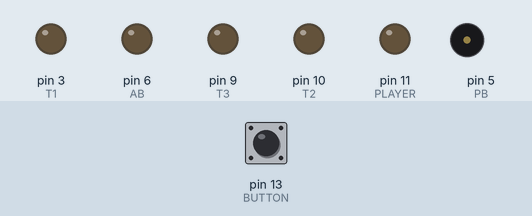
Recording of a sketch running on a simulated Arduino Uno, built with avr-gcc and run on an emulated ATmega328P. On the bench: output pins drawn as LEDs (lit = HIGH), buzzer (waves = sounding). The test bench sets the inputs (shaded band); at power-on: pin 13 (BUTTON) HIGH. Random numbers use the default seed unless the sketch sets one; what the sketch prints to the serial monitor is not drawn.

Above: at 1.2 s.
1.3 s: pin 13 (BUTTON) pulled LOW for 0.15 s
At 2.1 s:
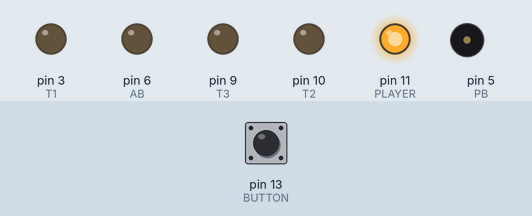
At 2.71 s:
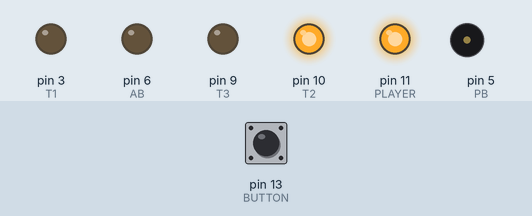
4.3 s: pin 13 (BUTTON) pulled LOW for 1 s
At 6.38 s:
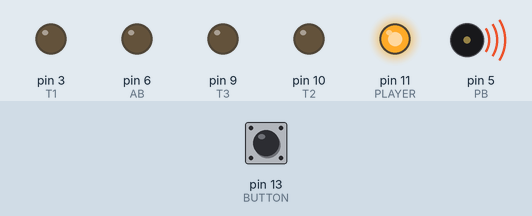
7.3 s: pin 13 (BUTTON) pulled LOW for 3.2 s
Timing chart, 0 to 20.9 s (numbered marks = the images above; inputs shaded):
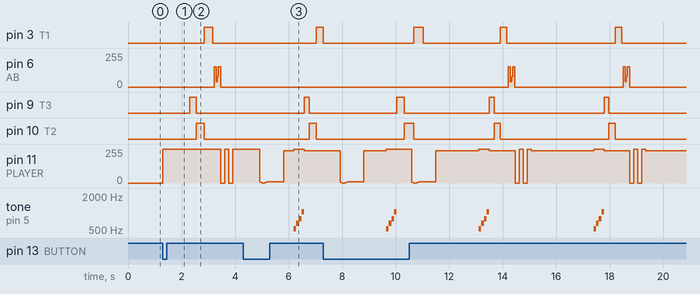

Measured:
- after the input at 1.3 s, pin 3 (T1): LOW → HIGH after 1.6 s, → LOW 0.31 s later; pin 6 (AB): 0/255 → 153/255 after 1.9 s, → 0/255 0.24 s later
- by itself, tone on pin 5 (PB): plays 523 Hz for 0.10 s, 659 Hz for 0.10 s, 784 Hz for 0.10 s, 1047 Hz for 0.10 s, 523 Hz for 0.10 s, 659 Hz for 0.10 s … (12 notes in this stretch)

The sketch:

sketch_nov10a.ino
```cpp
//Include Pitches Library
#include "pitches.h"
#define PLAYER 11
#define T1 3
#define T2 10
#define T3 9
#define BUTTON 13
#define AB 6
#define PB 5

void setup()
{
  //Sets all output pins on the UNO R3
        pinMode(BUTTON, INPUT_PULLUP);
        pinMode(T1, OUTPUT);
        pinMode(T2, OUTPUT);
        pinMode(T3, OUTPUT);
        pinMode(AB, OUTPUT);
        pinMode(PB, OUTPUT);
        //Starts the Serial Monitor
            Serial.begin(9600);
}
//Returns a specific LED pin (used by Projectile)
int getLED(int num)
{
  switch(num)
  {
    case 1:
      return PLAYER;
    case 2:
      return T1;
    case 3:
      return T2;
    case 4:
      return T3;
  }
}
//The Player class
class Player
{
  int mult = 1;
  int cooldown;
  public: bool onGround = true;
  public: float jumpTimer;
  public: float jumpHeight;
  void Update()
  {
    //Cooldown system (prevents repeated jumps)
    if (cooldown-- < 0)
      cooldown = 0;
      if (digitalRead(BUTTON) == LOW)
      {
        if (onGround)
        {
          //"Jump", only if you are "on the ground"
          if (cooldown < 1)
          {
                      cooldown = 750;
          onGround = false;
          jumpTimer += (float)PI / 75;
          }
        }
      }
      if (!onGround)
      {
        //Increase the jump timer
        jumpTimer += (float)((PI / 500)) * mult;
        //A sine wave, for the "rising and falling" feeling
        jumpHeight = (float)round(sin(jumpTimer) * 255);
        //Reverses the sine
        if (jumpTimer >= PI / 2)
          mult *= -1;
        if (mult == -1 && jumpTimer <= 0.05)
        {
          //Land on the ground (jump timer reset)
          onGround = true;
            jumpTimer = 0;
            mult = 1;
        }
      }
  }
};
class Projectile
{
  public: int currentSlot = 4;
  public: int velocity = 10;
  int velTime;
  bool dead;
  void Update()
  {
    //If the projectile is NOT dead, update this projectile
    if (!dead)
    {
          velTime += velocity;
      if (velTime >= 1000)
      {
        //Move to the left by 1 LED
        velTime = 0;
        currentSlot--;
      }
      //If the projectile has reached/passed the player, it will not update
      if (currentSlot < 1)
        dead = true;
    }
    //the LED behind is turned off
    if (getLED(currentSlot + 1) != PLAYER)
      digitalWrite(getLED(currentSlot + 1), LOW);
      //the current LED is turned on
          if (getLED(currentSlot) != PLAYER)
      digitalWrite(getLED(currentSlot), HIGH);
      //Debug
    Serial.println(currentSlot);
  }
};
//Starts the game
bool start;
//Timer for resetting the projectile
int timer = 0;
//The player
Player player;
//The projectile
Projectile projectile;
//Multiplier (used for the player "hit" effect)
int mult = 1;
void hit()
{
  //Play 2 quick sounds on the active buzzer
  for(int b = 0; b < 2; b++)
  {
        for(int i=0;i<20;i++)
    {
      digitalWrite(AB,HIGH);
      delay(3);//wait for 1ms
      digitalWrite(AB,LOW);
      delay(2);//wait for 1ms
    }
    delay(50);
  }
  for(int c = 0; c < 4; c++)
  {
    mult *= -1;
    //Turn on the player LED
    if (mult == 1)
      analogWrite(PLAYER, 255);
    else
        //Turn off the player LED
      analogWrite(PLAYER, 0);
    delay(150);
  }
}
//Returns a specific note
  int getTone(int num)
  {
    switch(num)
    {
      case 0:
      return NOTE_C5;
      case 1:
      return NOTE_E5;
      case 2:
      return NOTE_G5;
      case 3:
      return NOTE_C6;
    }
  }
void spawnProj()
{
  //Keeps the player LED turned on
            analogWrite(PLAYER, 255);
  for(int i = 0; i < 4; i++)
  {
    //Plays 4 varying notes
    tone(PB, getTone(i), 100);
    delay(100);
  }
  //"Revive" the projectile
  projectile.dead = false;
  projectile.currentSlot = 4;
  //Set its velocity to a random value
  projectile.velocity = (int)random(5, 20);
  //Reset the timer
  timer = 0;
}
void loop() //this will run infinitely
{
  if (start)
  {
    //"Update" the player (make it function)
      player.Update();
  //If the player is on the ground, the projectile "hits" the player and "dies"
  if (projectile.currentSlot == 1 && player.onGround)
  {
    hit();
    //Set the current slot to 0 (dies)
    projectile.currentSlot--;
  }
  //Sets the player height (fades the LED based on the jumpHeight variable)
  analogWrite(PLAYER, 255 - player.jumpHeight);
  //Spawn a projectile one second after spawning the previous one
  if (timer++ > 1000)
    spawnProj();
    //"Update" the projectile (make it function)
    projectile.Update();
  }
  //Starts the game
    if (!start && digitalRead(BUTTON) == LOW)
    {
          start = true;
            analogWrite(PLAYER, 255);
          delay(1000);
    }
}
```
